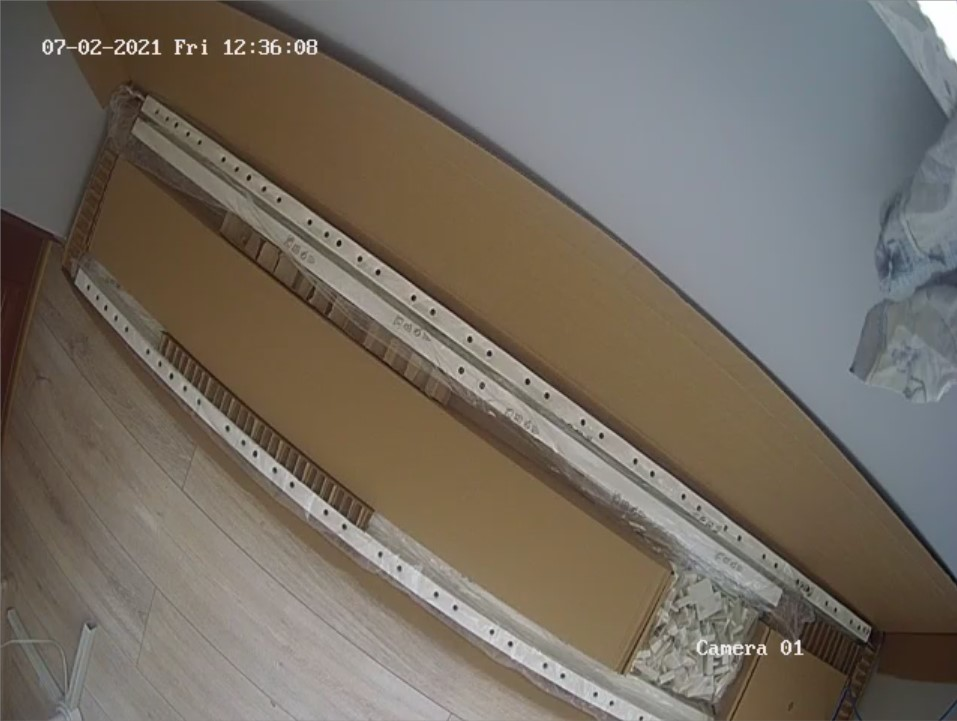
#> input picture DATA/probe.jpg, 957 x 721 px, given in place of the camera
$ jupyter execute OpenCV_Detection.ipynb   (shell and % lines are left out)
#> lines starting #> are read from the running program, lines starting #| are printed output that depends on the picture; after the words box and inside, x2 and y2 are one past the last pixel; in counts of white or black regions, pixels touching at a corner belong together
[cell 1]
import cv2
import numpy as np
import matplotlib.pyplot as plt
import urllib
import time
import os
import more_itertools
RTSP = os.environ.get('RTSP_ADDRESS')
cap = cv2.VideoCapture(RTSP)
# cap = cv2.VideoCapture(1)
# cap = cv2.VideoCapture("http://192.168.1.101:4747/video")

def empty(a):
    pass

cv2.namedWindow("Parameters")
cv2.resizeWindow("Parameters",640,240)
cv2.createTrackbar("Area","Parameters",103,250,empty)
cv2.createTrackbar("lower","Parameters",175,255,empty)
cv2.createTrackbar("upper","Parameters",47,255,empty)
cv2.createTrackbar("Blur_kernel","Parameters",5,5,empty)
cv2.createTrackbar("Dilation_kernel","Parameters",2,5,empty)

def group_create(sorted_list, max_distance, items_in_group):
    output = []
    if len(sorted_list) != 0:
        previous = sorted_list[0]
    else:
        previous = 0
    cut = 0
    for i,x in enumerate(sorted_list[1:], start=1):
        if abs(x - previous) >= max_distance:
            if i - cut >= items_in_group:
                output.append((cut, i-1))
            cut = i
        previous = x
    if len(sorted_list) - cut >= items_in_group:
        output.append((cut, len(sorted_list)-1))
    return output


def getContours(img,imgContour,ymin=200,ymax=375):
    contours,hierarchy = cv2.findContours(img,cv2.RETR_CCOMP,cv2.CHAIN_APPROX_SIMPLE)[-2:]
    rectangle_center = []
    for i in range(len(contours)):
        #Filter using area function
        area = cv2.contourArea(contours[i])
        areaMax = cv2.getTrackbarPos("Area","Parameters")
        # If third column value is NOT equal to -1 than its internal
        if hierarchy[0][i][3] != -1 and area < areaMax:
            # Draw the Contour
            cv2.drawContours(imgContour, contours, i, (255,0,255), 2)
            peri = cv2.arcLength(contours[i],True)
            approx = cv2.approxPolyDP(contours[i],0.02*peri,True)
            x,y,w,h = cv2.boundingRect(approx)
            cv2.rectangle(imgContour,(x,y),(x+w,y+h),(0,255,0),1)
            rectangle_center.append(x+w/2)
    return sorted(rectangle_center)

def approximate(img,imgContour,rectangle_center,ymin=250,ymax=550):
    groups = group_create(rectangle_center,5,5)
    font = cv2.FONT_HERSHEY_SIMPLEX
    comp = [np.round(np.mean(rectangle_center[groups[i][0]:groups[i][1]]),2) for i,j in enumerate(groups)]
    for i in comp:
        cv2.line(imgContour, (int(i), 0), (int(i), 640), (0, 0, 255), thickness=1)
    try:
        if len(comp) == 2 and (comp[1]-comp[0]) < 150:
            diff = (comp[1]-comp[0])
            x1 = int(comp[0]+0.85*diff)
            x2 = int(comp[0]+0.99*diff)
            cv2.rectangle(imgContour,(x1,ymin),(x2,ymax),(255,0,0),2)
            contours,hierarchy = cv2.findContours(img[ymin:ymax,x1:x2],cv2.RETR_CCOMP,cv2.CHAIN_APPROX_SIMPLE)[-2:]
            cont = [i for i in range(len(contours)) if hierarchy[0][i][3] != -1 and cv2.contourArea(contours[i]) < cv2.getTrackbarPos("Area","Parameters")]
            cont_len = str(len(cont))
            cv2.putText(imgContour,text=cont_len,org=(10,100), fontFace=font,fontScale= 4,color=(255,255,255),thickness=2,lineType=cv2.LINE_AA)
            cv2.imshow('Detected holes',imgContour[ymin:ymax,int(x1):int(x2)])
    except:
        print('Invalid comp dimension!')


while(cap.isOpened()):
    try:
        ret, frame = cap.read()
#> frame is the input picture: shape (721, 957, 3); mean B, G, R 99.1, 109.2, 117
        imgContour = frame.copy()
        gray = cv2.cvtColor(frame, cv2.COLOR_BGR2GRAY)
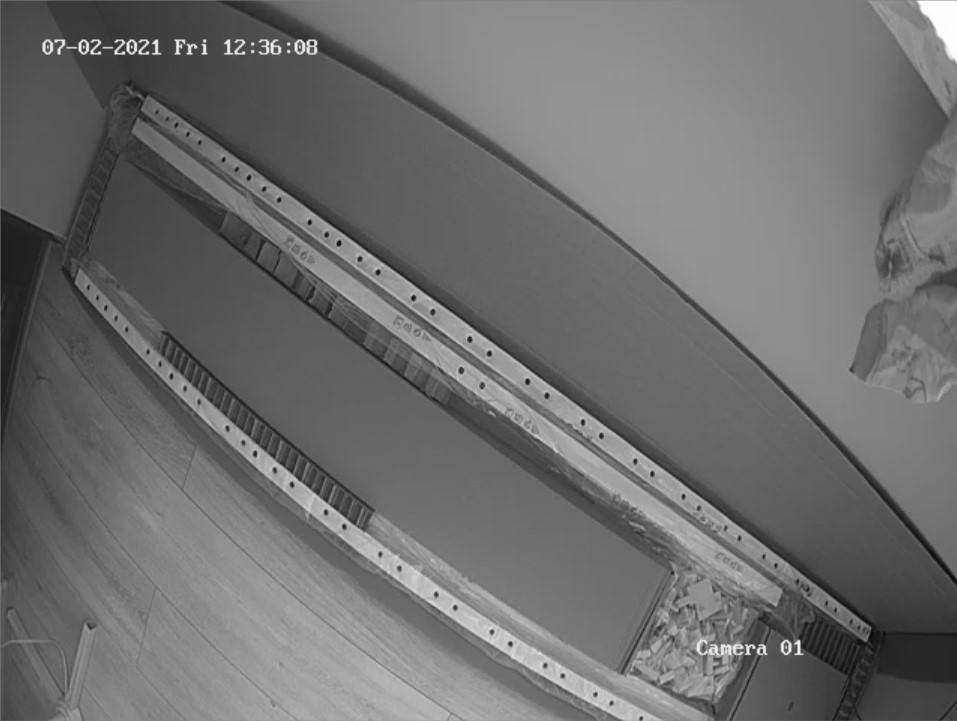
#> gray: shape (721, 957); min 3, max 255, mean 110.3
        size = cv2.getTrackbarPos("Blur_kernel","Parameters")
        img_blur = cv2.GaussianBlur(gray,(size,size),1)


        #Cany
        med_val = np.median(img_blur)
#> med_val = 108
        lower = cv2.getTrackbarPos("lower","Parameters")
        upper = cv2.getTrackbarPos("upper","Parameters")
        edges = cv2.Canny(image=img_blur, threshold1=lower , threshold2=upper)
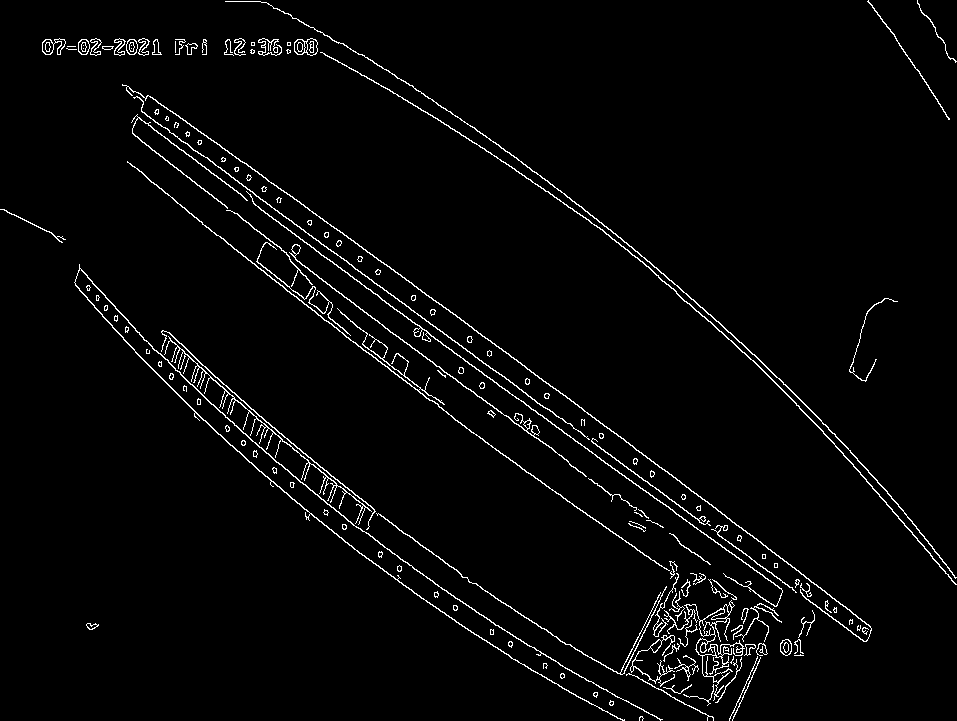
#> edges: shape (721, 957); 2.8% white in thin lines or dots

        #Dilation process
        dsize = cv2.getTrackbarPos("Dilation_kernel","Parameters")
        imgDil = cv2.dilate(edges,np.ones((dsize,dsize)),iterations=1)
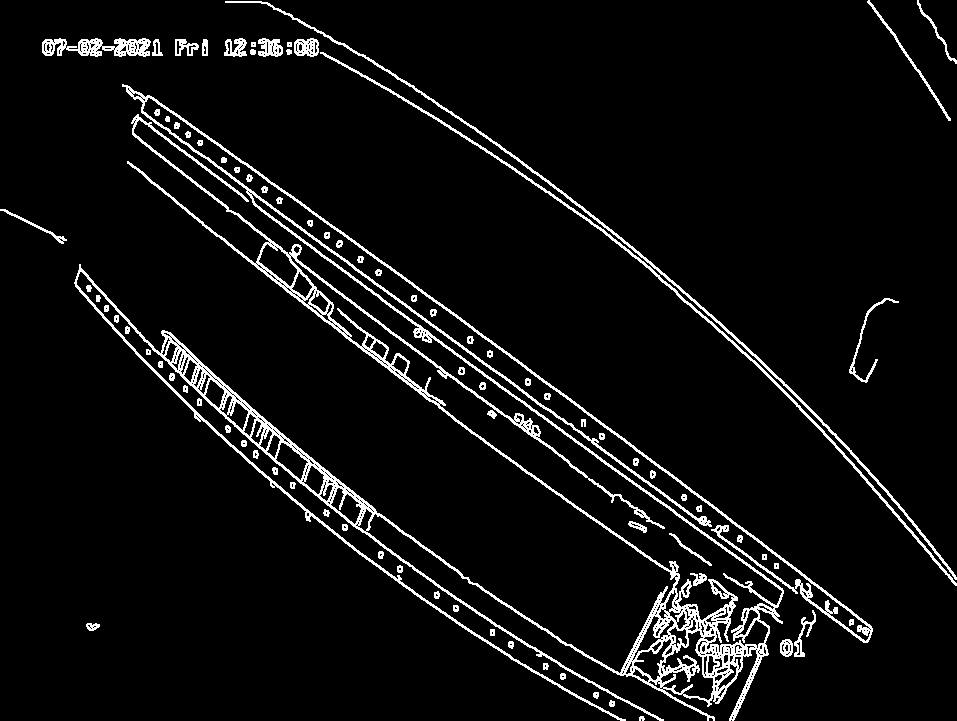
#> imgDil: shape (721, 957); 5.8% white in thin lines or dots

        #Color inverse
        ret,thresh1 = cv2.threshold(imgDil,100,255,cv2.THRESH_BINARY_INV)
#> thresh1: shape (721, 957); 94.2% white; black in thin lines or dots

        #get contours
        contours = getContours(thresh1,imgContour)
#> in getContours, `contours,hierarchy = cv2.findContours(img,cv2.RETR_CCOMP,cv2.CHAIN_APP..`: contours = 530 contours, 404 with area under 20; largest, box (x1, y1, x2, y2) and area: (0, 0, 957, 721) 623528, (77, 272, 659, 721) 10306, (356, 509, 707, 721) 7303, (130, 113, 353, 338) 3410, (649, 631, 757, 721) 2662
#> in getContours, `area = cv2.contourArea(contours[i])`: area = 0

        #Approximate holes pattern
        app = approximate(thresh1,imgContour,contours)

        #Output images
        cv2.imshow('Reference photo',frame)
        cv2.imshow("Image bluring", img_blur)
        cv2.imshow('After Dilation process',thresh1)
        cv2.imshow('Contous detection',imgContour)
        if cv2.waitKey(20) & 0xFF == ord('q'):
            break
    except:
        break
cap.release()
cv2.destroyAllWindows()
